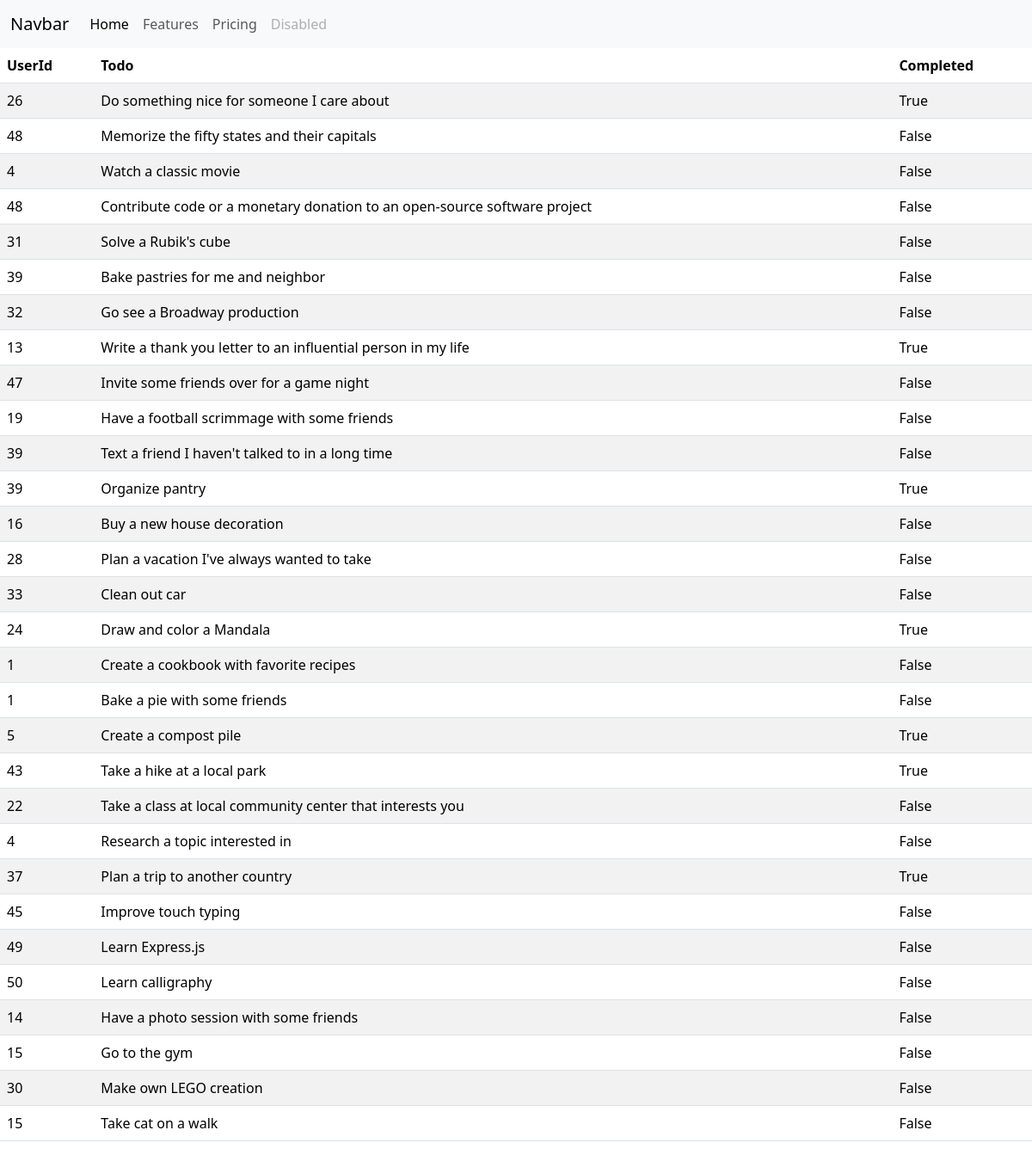
The page / on the database its author committed.
### todo/models.py (models this page shows)
class Todo(models.Model):
    todo = models.CharField(max_length=100)
    completed = models.BooleanField()
    userId = models.IntegerField()

### todo/views.py (the view)
# urls.py: path('', home_page, name='home')
def home_page(request):
    response = requests.get("https://dummyjson.com/todos")
    if response.status_code == 200:
        data = response.json()
        todos = data.get('todos')
        for to in todos:
            obj, created = Todo.objects.get_or_create(**to)
            print(obj, created)
    obj_lis = Todo.objects.all()
    context = {'obj_lis':obj_lis}
    return render(request,'temp/home.html', context=context)

### Templates/temp/home.html
{% extends 'temp/header.html' %}
{% block contain %}
<table class="table table-striped">
    <thead>
    <tr>
        <th>UserId</th>
        <th>Todo</th>
        <th>Completed</th>
    </tr>
    </thead>
    <tbody>
    {% for ob in obj_lis %}
    <tr>
        <td>{{ ob.userId }}</td>
        <td>{{ ob.todo }}</td>
        <td>{{ ob.completed }}</td>
    </tr>
    {% endfor %}
    </tbody>
</table>
{% endblock %}

### Templates/temp/header.html (shortened to what this page needs)
<!DOCTYPE html>
<html lang="en">
<head>
    <link href="https://cdn.jsdelivr.net/npm/bootstrap@5.3.2/dist/css/bootstrap.min.css" rel="stylesheet">
</head>
<body>
<nav class="navbar navbar-expand-lg navbar-light bg-light">
  <div class="container-fluid">
    <a class="navbar-brand" href="#">Navbar</a>
    <div class="collapse navbar-collapse" id="navbarNav">
      <ul class="navbar-nav">
        <li class="nav-item">
          <a class="nav-link active" aria-current="page" href="#">Home</a>
        </li>
        <li class="nav-item">
          <a class="nav-link" href="#">Features</a>
        </li>
        <li class="nav-item">
          <a class="nav-link" href="#">Pricing</a>
        </li>
        <li class="nav-item">
          <a class="nav-link disabled">Disabled</a>
        </li>
      </ul>
    </div>
  </div>
</nav>
{% block contain %}
{% endblock %}
</body>
</html>

### rows shown on the page
Todo: userId "26", todo "Do something nice for someone I care about", completed "True"
Todo: userId "48", todo "Memorize the fifty states and their capitals", completed "False"
Todo: userId "4", todo "Watch a classic movie", completed "False"
Todo: userId "48", todo "Contribute code or a monetary donation to an open-source software project", completed "False"
Todo: userId "31", todo "Solve a Rubik's cube", completed "False"
Todo: userId "39", todo "Bake pastries for me and neighbor", completed "False"
Todo: userId "32", todo "Go see a Broadway production", completed "False"
Todo: userId "13", todo "Write a thank you letter to an influential person in my life", completed "True"
Todo: userId "47", todo "Invite some friends over for a game night", completed "False"
Todo: userId "19", todo "Have a football scrimmage with some friends", completed "False"
Todo: userId "39", todo "Text a friend I haven't talked to in a long time", completed "False"
Todo: userId "39", todo "Organize pantry", completed "True"
Todo: userId "16", todo "Buy a new house decoration", completed "False"
Todo: userId "28", todo "Plan a vacation I've always wanted to take", completed "False"
Todo: userId "33", todo "Clean out car", completed "False"
Todo: userId "24", todo "Draw and color a Mandala", completed "True"
Todo: userId "1", todo "Create a cookbook with favorite recipes", completed "False"
Todo: userId "1", todo "Bake a pie with some friends", completed "False"
Todo: userId "5", todo "Create a compost pile", completed "True"
Todo: userId "43", todo "Take a hike at a local park", completed "True"
Todo: userId "22", todo "Take a class at local community center that interests you", completed "False"
Todo: userId "4", todo "Research a topic interested in", completed "False"
Todo: userId "37", todo "Plan a trip to another country", completed "True"
Todo: userId "45", todo "Improve touch typing", completed "False"
Todo: userId "49", todo "Learn Express.js", completed "False"
Todo: userId "50", todo "Learn calligraphy", completed "False"
Todo: userId "14", todo "Have a photo session with some friends", completed "False"
Todo: userId "15", todo "Go to the gym", completed "False"
Todo: userId "30", todo "Make own LEGO creation", completed "False"
Todo: userId "15", todo "Take cat on a walk", completed "False"
